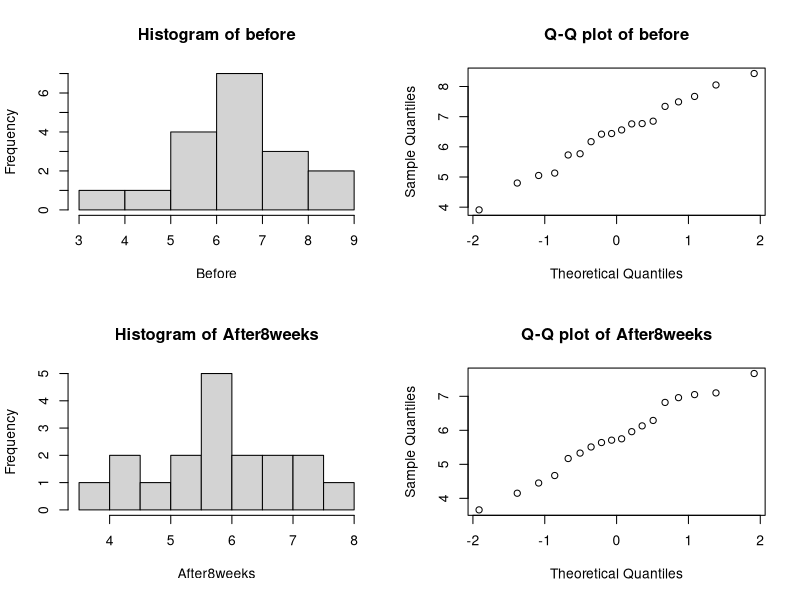
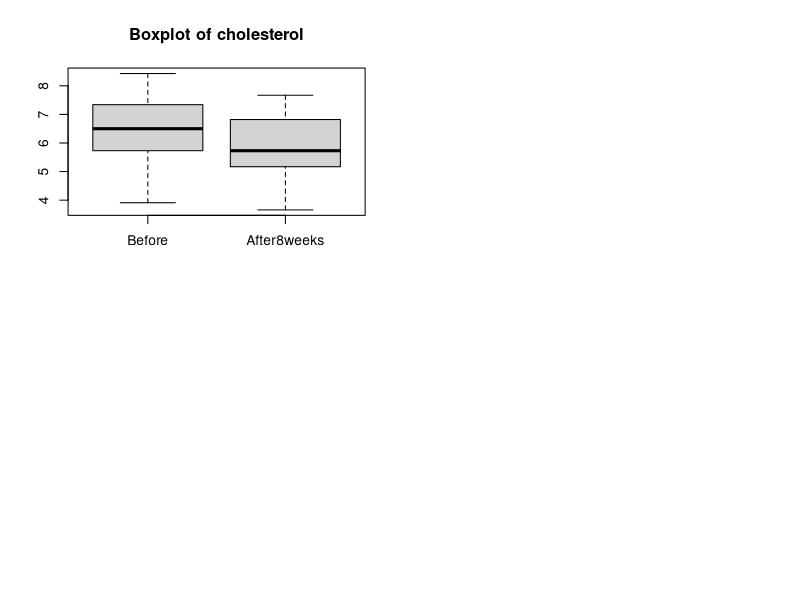
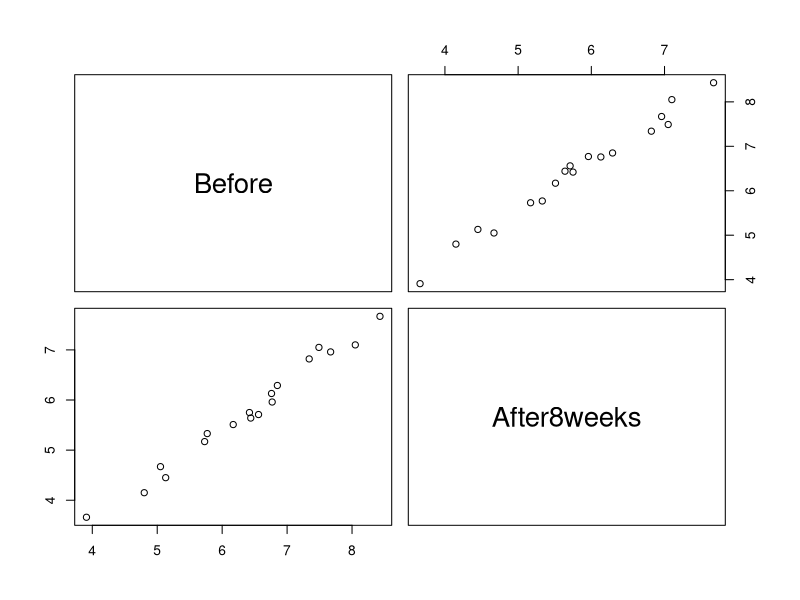
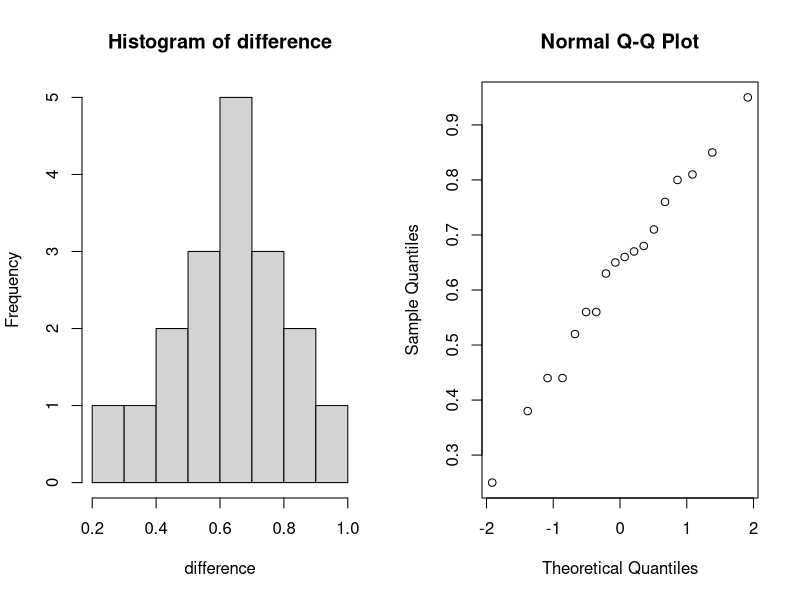
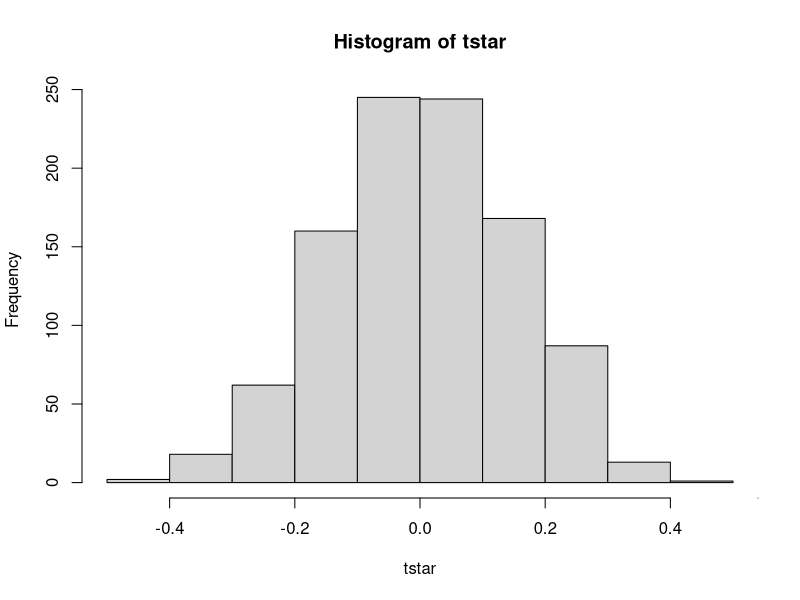
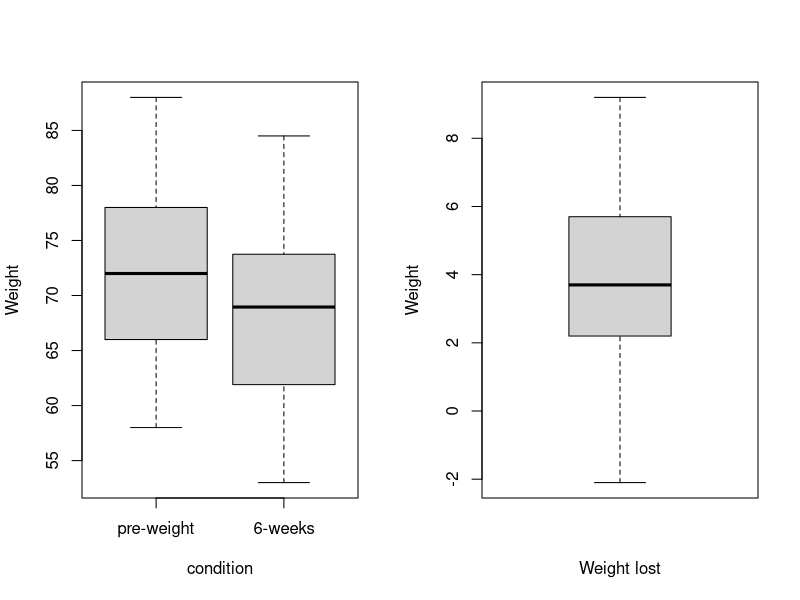
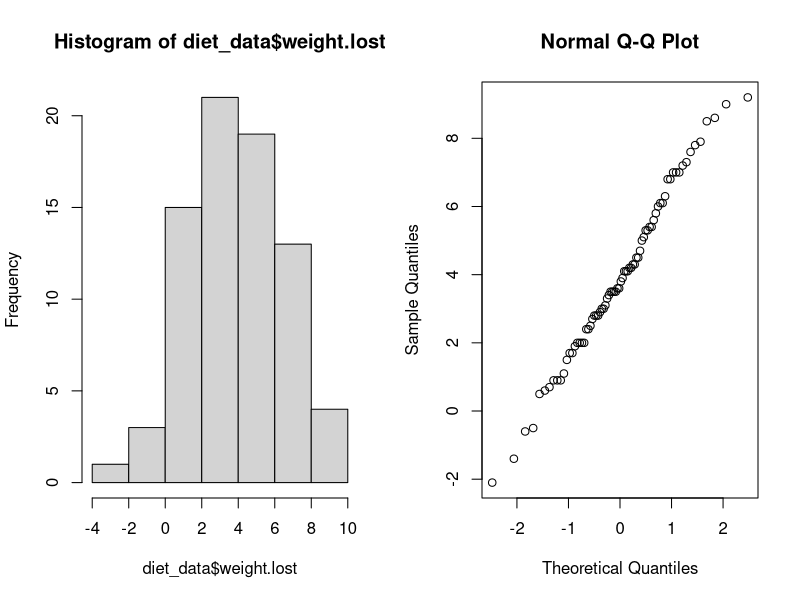
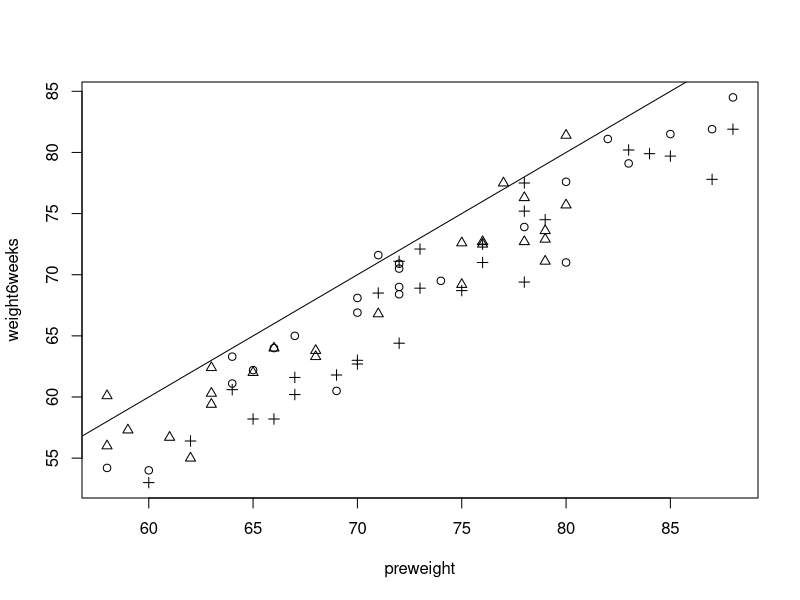

These figures' R source, in order:
## ---- chunk 1
birthweight <- read.table("birthweight.txt", header = TRUE)
shapiro.test(birthweight$birthweight)
## ---- chunk 2
n <- length(birthweight$birthweight)
alpha <- 0.04 / 2
mean_bw <- mean(birthweight$birthweight)
std_error <- sd(birthweight$birthweight) / sqrt(n)
lower_bound <- mean_bw - qt(1-alpha, n-1) * std_error
upper_bound <- mean_bw + qt(1-alpha, n-1) * std_error
cat("The 96% CI for mean birthweight is [", round(lower_bound, 2), ", ", round(upper_bound, 2), "]\n")
## ---- chunk 3
max_length <- 100
std_error_max <- max_length / (2 * qt(1-alpha, n-1))
n_min <- ceiling((2 * sd(birthweight$birthweight) / std_error_max)^2)
cat("The minimum sample size needed to achieve the maximum length of 100 for the 96% CI is", n_min, "\n")
## ---- chunk 4
set.seed(123)
# Set random seed for reproducibility
bootstrap_mean <- replicate(10000, mean(sample(birthweight$birthweight, n, replace = TRUE)))
bootstrap_ci <- quantile(bootstrap_mean, c(alpha, 1-alpha))
cat("The 96% bootstrap CI for mean birthweight is [", round(bootstrap_ci[1], 2), ", ", round(bootstrap_ci[2], 2), "]\n")
## ---- chunk 5
t.test(birthweight,mu = 2800,alt = "g") #one sample right-sided t-test - birthwight
## ---- chunk 6
n = 188;
sum = sum(birthweight > 2800) #sum the number of birthweights which are bigger than 2800
binom.test(sum, n, p=0.5, alt = "g") #execute binomial test
## ---- chunk 7
B = 1000; n = 188; alpha = 0.05; mu = 2900; mu_0 = 2800 # set the parameters
sigma = sd(birthweight$birthweight) # calculate sample standard deviation of the birthweights 
psign = numeric(B) # will contain  p-values of the sign test
pttest = numeric(B) # will contain p-values of the t-test
for(i in 1:B){
   x = rnorm(n, mean = mu, sd = sigma) # generate data under H1 with mu = 2900
   pttest[i] = t.test(x, mu = mu_0, alt = "g")[[3]] # extract p-value of the t-test
   psign[i] = binom.test(sum(x > mu_0), n, p=0.5, alt="g")[[3]] # extract p-value of the sign test
}
pwsign = sum(psign < alpha)/B # calculate the power in mu=2900 for the t-test
pwttest = sum(pttest < alpha)/B # calculate the power in mu=2900 for the sign test
## ---- chunk 8
#Load in data for birth weight
data=read.table(file="birthweight.txt",header=TRUE)
birthweights = data$birthweight
#Get base statistics
mean = mean(birthweights)
sd = sd(birthweights)
n = length(birthweights)
p_hat = pnorm(2600, mean=mean, sd=sd)
#Standard error of proportion
ME = p_hat - 0.25
z = ME/sqrt((p_hat*(1-p_hat)/n))
CI = p_hat + c(-1,1)*z*sqrt(p_hat*(1-p_hat)/n)
confidence_level = pnorm(z,lower.tail=FALSE)
percentage_CI = (1- confidence_level *2)
#Manual
alpha = 0.025
z = qnorm(1-alpha/2)
manual_CI = p_hat + c(-1,1)*z*sqrt(p_hat*(1-p_hat)/n)
## ---- chunk 9
cholesterol = read.table("cholesterol.txt", header = TRUE)
attach(cholesterol) # Attach the date set to the R search path
## ---- chunk 10
par(mfrow=c(2,2)) # two plots in one row next to each other
hist(Before, main = "Histogram of before")
qqnorm(Before, main = "Q-Q plot of before")
hist(After8weeks, main = "Histogram of After8weeks")
qqnorm(After8weeks, main = "Q-Q plot of After8weeks")
## ---- chunk 11
boxplot(Before,After8weeks,names = c("Before","After8weeks"), main = "Boxplot of cholesterol")
## ---- chunk 12
pairs(cholesterol) # scatter plot of Before and After8weeks
rho = cor(Before, After8weeks) # calculate correlation
## ---- chunk 13
difference = Before-After8weeks
par(mfrow=c(1,2)) # two plots in one row next to each other
hist(difference)
qqnorm(difference)
shapiro.test(difference) # check the data normaliy of differences of before and after8weeks
t.test(Before - After8weeks) # execute paired t-test
## ---- chunk 14
mystat = function(x,y){ mean(x-y)} # set test statistic
B = 1000 # the number of T-star
tstar = numeric(B)
for(i in 1: B){
  cholesterolstar = t(apply(cbind(Before, After8weeks), 1, sample)) # generate x-star and y-star 
  tstar[i] = mystat(cholesterolstar[,1], cholesterolstar[,2])} # generate T-star}
myt = mystat(Before, After8weeks) # compute original test statisc t
print(myt)
# plot histogram of T-star with original test statistic t 
par(mfrow = c(1,1))
hist(tstar)
lines(rep(myt,2),c(0,30), col = "red", lwd = 2)
axis(1,myt,expression(paste("t")))
pl = sum(tstar<myt)/B
pr = sum(tstar>myt)/B
p = 2*min(pl,pr) # calculate p-value
## ---- chunk 15
B  = 1000; a = 3; alpha = 0.05; n = 18 # set parameters
theta = max(After8weeks)
# calculate estimate theta
x_bar = numeric(B)
for(i in 1:B){
  x = runif(n, min = a, max = theta)  # generate a bunch of samples
  x_bar[i] = mean(x)
}
mu = mean(x_bar) 
estitheta = 2*mu - a # use (a+b)/2 of expectaion formula in uniform distribution
# calculate 95% confidence interval
s = (estitheta - a)^2/12 # use the variance formula in uniform distribution
t_quantile = qt(1-alpha/2, df = n-1)
E = t_quantile*s/sqrt(n) # calculate margin error
cll = estitheta - E # calculate the left side CI
clr = estitheta + E # calculate the right side CI
## ---- chunk 16
B = 1000; n =18; # set parameters
T = max(After8weeks) # calculate original test statistic T
Tstar = numeric(B)
for(i in 1:B){
  Theta = runif(1, min =3, max = 12) # generate a Theta randomly
  Xstar = runif(n, min = a, max = Theta) # generate the X-star
  Tstar[i] = max(Xstar) # calculate T-star
}
pl = sum(Tstar<T)/B
pr = sum(Tstar>T)/B
p = 2*min(pl,pr) # calculate p value
## ---- chunk 17
# generate data set under H0
Theta = runif(1, min =3, max = 12) 
Sampleunderh0 = runif(n, min = a, max = Theta)
# ks.test
ks.test(Sampleunderh0,"punif", min = a, max = Theta)
## ---- chunk 18
sumoflessthan6 = sum(After8weeks < 6)
binom.test(sumoflessthan6, 18, p=0.5, alt = "l")
## ---- chunk 19
sumoflessthan4_5 = sum(After8weeks < 4.5)
binom.test(sumoflessthan4_5, n, p = 0.25, alt = "l")
## ---- chunk 20
# read in data from the file
diet_data <- read.table("diet.txt", header = TRUE); diet_data <- na.omit(diet_data)
#Create new column 'weight.lost by subtracting: preweight - weight6weeks
diet_data$weight.lost = diet_data$preweight - diet_data$weight6weeks
## ---- chunk 21
#Graphics
par(mfrow=c(1,2));boxplot(diet_data$preweight, diet_data$weight6weeks, names = c('pre-weight', '6-weeks'), ylab = "Weight", xlab = "condition");boxplot(diet_data$weight.lost, ylab = "Weight", xlab = "Weight lost")
par(mfrow=c(1,2));hist(diet_data$weight.lost);qqnorm(diet_data$weight.lost)
par(mfrow=c(1,1));plot(weight6weeks~preweight,pch=diet,col='black',data=diet_data); abline(0,1)

## ---- chunk 22
#Last normality assumption - shapiro test
shap_result = shapiro.test(diet_data$weight.lost)
## ---- chunk 23
diet_t_test = t.test(diet_data$preweight, diet_data$weight6weeks, paired = TRUE)
## ---- chunk 24
#Graphical inspection
par(mfrow=c(1,2));boxplot(weight.lost~diet,data=diet_data);stripchart(weight.lost~diet,data=diet_data,vertical=TRUE)
## ---- chunk 25
#One-way anova
# Diet column coercion to factor type
diet_data$diet = factor(diet_data$diet)
#Anova 1-way
diet_lm = lm(weight.lost~diet,data=diet_data)
diet_aov = aov(diet_lm)
anova_table = anova(diet_aov)
## Coefficients:
## Estimate Std. Error t value Pr(>|t|)
## (Intercept) 3.3000 0.4840 6.818 2.26e-09 ***
## diet2 -0.0320 0.6776 -0.047 0.96246
## diet3 1.8481 0.6652 2.778 0.00694 **
## Residual standard error: 2.371 on 73 degrees of freedom
## Multiple R-squared: 0.1285, Adjusted R-squared: 0.1047
## F-statistic: 5.383 on 2 and 73 DF, p-value: 0.006596
tukey.test = TukeyHSD(diet_aov)
## diff lwr upr p adj
## 2-1 -0.032000 -1.6530850 1.589085 0.99877114
## 3-1 1.848148 0.2567422 3.439554 0.01880469
## 3-2 1.880148 0.3056826 3.454614 0.01520200

## ---- chunk 26
attach(diet_data)
#Graphical summary: diet~lost.weight & gender~lost.weight
par(mfrow=c(1,2));boxplot(weight.lost~diet,data=diet_data);boxplot(weight.lost~gender,data=diet_data);
interaction.plot(diet,gender,weight.lost)
interaction.plot(gender,diet,weight.lost)
## ---- chunk 27
diet_data <- read.table("diet.txt", header = TRUE)
diet_data <- na.omit(diet_data)
diet_data$weight.lost = diet_data$preweight - diet_data$weight6weeks
diet_data$diet=as.factor(diet_data$diet); diet_data$gender=as.factor(diet_data$gender)
#Coerce predictors as factors
diet_data$diet=as.factor(diet_data$diet); diet_data$gender=as.factor(diet_data$gender)
#Create model 
diet_aov=lm(weight.lost~diet*gender, data = diet_data)
#Check assumptions
par(mfrow = c(1, 1))
qqnorm(diet_aov$residuals)
#Run anova with interaction term
anova(diet_aov)
## ---- chunk 28
library(emmeans)
# Obtain the estimated marginal means (EMMs) for lost.weight at each level of diet, holding gender constant
my_emms <- as.data.frame(emmeans(diet_aov, ~ diet | gender, type = "response"))
## ---- chunk 29
library(MASS)
set.seed(123)  # Set seed for reproducibility

# Create a matrix to store the randomized distribution of soil additives
dist_mat <- matrix(0, nrow = 6, ncol = 4)

# Randomly assign soil additives to each block
for (i in 1:6) {
  dist_mat[i, ] <- sample(c(1,1,0,0), 4)
}

# Verify that each soil additive is received by exactly two plots within each block
colSums(dist_mat)  # The sum of each column should be 2
rowSums(dist_mat)  # The sum of each row should be 2

# Combine the block information and the soil additive distribution
npk_dist <- data.frame(npk, dist_mat)
## ---- chunk 30
library(ggplot2)
rm(mean)
npk_dist_agg <- aggregate(yield ~ block + N, data = npk_dist, mean)
## ---- chunk 31
ggplot(npk_dist_agg, aes(x = block, y = yield, fill = factor(N))) +
  geom_col(position = "dodge") +
  geom_bar(stat = "identity", position = "dodge") +
  scale_fill_discrete(name = "N") +
  labs(x = "Block", y = "Average yield per plot (pounds)", fill = "Nitrogen Applied") +
  scale_fill_manual(values = c("lightblue", "lightyellow"), labels = c("No", "Yes")) +
  ggtitle("Average yield per block for the soil treated with nitrogen and for the soil that did not receive nitrogen")
## ---- chunk 32
library(MASS)
data(npk)
str(npk)
## ---- chunk 33
npk_anova_model <- aov(yield ~ block + N, data = npk)
summary(npk_anova_model)
## ---- chunk 34
npk_model1 <- lm(yield ~ N*block + P + K, data = npk_dist)
summary(npk_model1)
npk_model2 <- lm(yield ~ P*block + N + K, data = npk_dist)
summary(npk_model2)
## ---- chunk 35
npk_model_noN <- lm(yield ~ block + P + K, data = npk_dist)
anova(npk_model_noN, npk_model1)

## ---- chunk 36
library(lme4)
npk_mixed <- lmer(yield ~ N + P + K + (1|block), data = npk_dist)
summary(npk_mixed)
